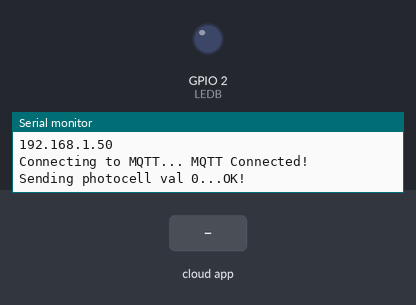
A sketch run on a simulated ESP8266 (NodeMCU). Shown: output pins drawn as LEDs (lit = HIGH), the last lines printed to the serial monitor. Inputs (shaded band) come from the test bench. WiFi joins after 1.5 s; servers stay silent unless stated; no MQTT or app messages arrive unless stated.

Above: at 2.7 s.
2.8 s: the phone or cloud app sets Light to OFF
At 3.8 s:
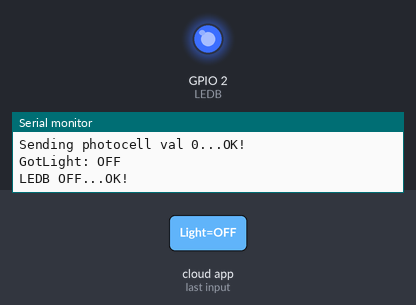
7.3 s: the phone or cloud app sets onoff to ON
At 8.7 s:
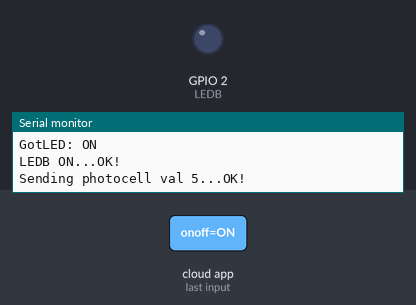
Timing chart, 0 to 9.8 s (numbered marks = the images above; inputs shaded):
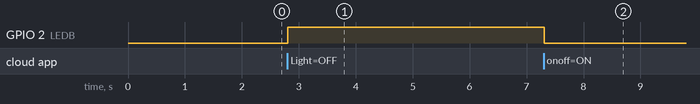

Measured:
- after the input at 2.8 s, GPIO 2 (LEDB): LOW → HIGH at once
- after the input at 7.3 s, GPIO 2 (LEDB): HIGH → LOW at once

The sketch:

MQTT_Server.ino
```cpp
//****************************************************/
#include <ESP8266WiFi.h>
#include <ESP8266WebServer.h>
#include <DNSServer.h>
#include <WiFiManager.h>
#include "Adafruit_MQTT.h"
#include "Adafruit_MQTT_Client.h"

ESP8266WebServer server(80);
/************************* Adafruit.io Setup *********************************/

#define AIO_SERVER      "io.adafruit.com"
#define AIO_SERVERPORT  1883                   // use 8883 for SSL
#define AIO_USERNAME    "VinhPhatElectronic"
#define AIO_KEY         "7fe188a8e80c7370e3592712f2cce4c5f53e0489"

/************ Global State (you don't need to change this!) ******************/

// Create an ESP8266 WiFiClient class to connect to the MQTT server.
WiFiClient client;
// or... use WiFiFlientSecure for SSL
//WiFiClientSecure client;

// Store the MQTT server, username, and password in flash memory.
// This is required for using the Adafruit MQTT library.
const char MQTT_SERVER[] PROGMEM    = AIO_SERVER;
const char MQTT_USERNAME[] PROGMEM  = AIO_USERNAME;
const char MQTT_PASSWORD[] PROGMEM  = AIO_KEY;

// Setup the MQTT client class by passing in the WiFi client and MQTT server and login details.
Adafruit_MQTT_Client mqtt(&client, MQTT_SERVER, AIO_SERVERPORT, MQTT_USERNAME, MQTT_PASSWORD);

/****************************** Feeds ***************************************/

// Setup a feed called 'photocell' for publishing.
// Notice MQTT paths for AIO follow the form: <username>/feeds/<feedname>
const char PHOTOCELL_FEED[] PROGMEM = AIO_USERNAME "/feeds/photocell";
Adafruit_MQTT_Publish photocell = Adafruit_MQTT_Publish(&mqtt, PHOTOCELL_FEED);

// Setup a feed called 'feelback' for publishing.
// Notice MQTT paths for AIO follow the form: <username>/feeds/<feedname>
const char LEDFb_FEED[] PROGMEM = AIO_USERNAME "/feeds/feelback";
Adafruit_MQTT_Publish feelback = Adafruit_MQTT_Publish(&mqtt, LEDFb_FEED);


// Setup a feed called 'onoff' for subscribing to changes.
const char ONOFF_FEED[] PROGMEM = AIO_USERNAME "/feeds/onoff";
Adafruit_MQTT_Subscribe onoffbutton = Adafruit_MQTT_Subscribe(&mqtt, ONOFF_FEED);

// Setup a feed called 'Light' for subscribing to changes.
const char LIGHT_FEED[] PROGMEM = AIO_USERNAME "/feeds/Light";
Adafruit_MQTT_Subscribe LIGHTCONTROL = Adafruit_MQTT_Subscribe(&mqtt, LIGHT_FEED);
/*************************** Sketch Code ************************************/

// Bug workaround for Arduino 1.6.6, it seems to need a function declaration
// for some reason (only affects ESP8266, likely an arduino-builder bug).
void MQTT_connect();

#define LEDB 2
bool LEDf;

void setup() {
  Serial.begin(115200);

  WiFiManager wifiManager;
  wifiManager.setTimeout(180);
  if(!wifiManager.autoConnect("Wifi Settup Device1")) {
    Serial.println("failed to connect and hit timeout");
    delay(3000);
    //reset and try again, or maybe put it to deep sleep
    ESP.reset();
    delay(5000);
  }

  delay(10);
  Serial.println();
  Serial.println(F("Adafruit MQTT demo"));

  // Connect to WiFi access point.
  Serial.println(); Serial.println();
  Serial.print("Connecting to ");
Serial.println("SSID in EEProm");

//  WiFi.begin(WLAN_SSID, WLAN_PASS);
  while (WiFi.status() != WL_CONNECTED) {
    delay(500);
    Serial.print(".");
  }
  Serial.println();

  Serial.println("WiFi connected");
  Serial.println("IP address: "); Serial.println(WiFi.localIP());

  // Setup MQTT subscription for onoff feed.
  mqtt.subscribe(&LIGHTCONTROL);
  mqtt.subscribe(&onoffbutton);

 pinMode(LEDB,OUTPUT);
}

uint32_t x=0;

void loop() {
  // Ensure the connection to the MQTT server is alive (this will make the first
  // connection and automatically reconnect when disconnected).  See the MQTT_connect
  // function definition further below.
  MQTT_connect();

  // this is our 'wait for incoming subscription packets' busy subloop
  // try to spend your time here

  Adafruit_MQTT_Subscribe *subscription;
  while ((subscription = mqtt.readSubscription(1000))) {
    if (subscription == &LIGHTCONTROL) {
      Serial.print(F("GotLight: "));
      Serial.println((char *)LIGHTCONTROL.lastread);
    }
    if (subscription == &onoffbutton) {
      Serial.print(F("GotLED: "));
      Serial.print((char *)onoffbutton.lastread);
     }
    if (strcmp((char *)onoffbutton.lastread, "OFF")) {
        digitalWrite(LEDB, LOW);
      }
      if (strcmp((char *)onoffbutton.lastread, "ON")) {
        digitalWrite(LEDB, HIGH);
      }

  // Now we can publish stuff!
  Serial.print(F("\nLEDB "));
  if(digitalRead(LEDB) == LOW){Serial.print("ON");}
  if(digitalRead(LEDB) == HIGH){Serial.print("OFF");}
  Serial.print("...");
  if(digitalRead(LEDB) == LOW){if (! feelback.publish("ON")) {Serial.println(F("Failed"));} else {Serial.println(F("OK!"));}}
  if(digitalRead(LEDB) == HIGH){if (! feelback.publish("OFF")) {Serial.println(F("Failed"));} else {Serial.println(F("OK!"));}}

  }


  // Now we can publish stuff!
  Serial.print(F("\nSending photocell val "));
  Serial.print(x);
  Serial.print("...");
  if (! photocell.publish(x++)) {
    Serial.println(F("Failed"));
  } else {
    Serial.println(F("OK!"));
  }

}

// Function to connect and reconnect as necessary to the MQTT server.
// Should be called in the loop function and it will take care if connecting.
void MQTT_connect() {
  int8_t ret;

  // Stop if already connected.
  if (mqtt.connected()) {
    return;
  }

  Serial.print("Connecting to MQTT... ");

  uint8_t retries = 3;
  while ((ret = mqtt.connect()) != 0) { // connect will return 0 for connected
       Serial.println(mqtt.connectErrorString(ret));
       Serial.println("Retrying MQTT connection in 5 seconds...");
       mqtt.disconnect();
       delay(5000);  // wait 5 seconds
       retries--;
       if (retries == 0) {
         // basically die and wait for WDT to reset me
         while (1);
       }
  }
  Serial.println("MQTT Connected!");
}
```
